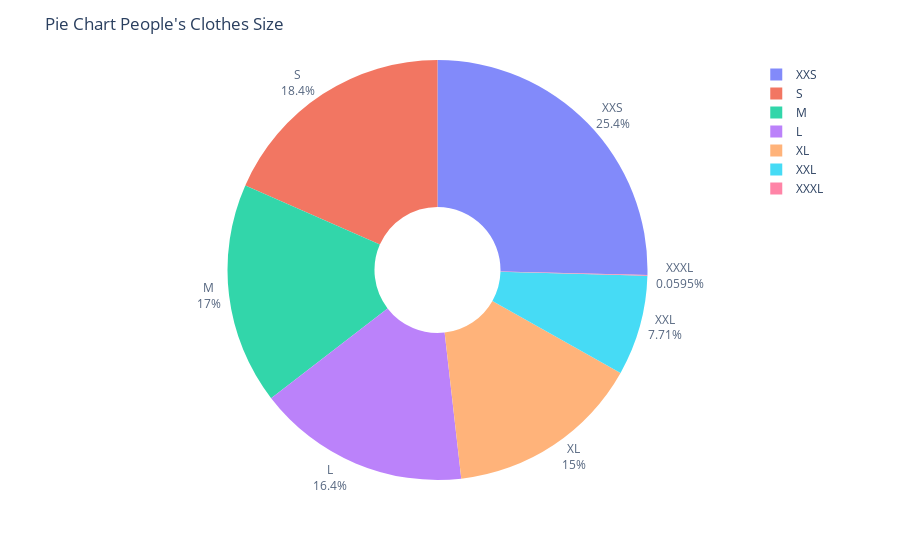

Notebook cell for this chart:
### Code cell
d_df = df["size"].value_counts().reset_index()
fig = px.pie(d_df, values="size", names=["XXS", "S", "M", "L", "XL", "XXL", "XXXL"], hole=0.3, opacity = 0.8, labels={"0" :"XXS","1":"S","2":"M","3":"L","4":"L","5":"XL","6":"XXL","7":"XXXL"})
fig.update_layout(title = dict(text = "Pie Chart People's Clothes Size"))
fig.update_traces(textposition = "outside", textinfo = "percent+label")
fig.show()

### Figure 1 — Plotly figure (JSON) as saved in the notebook; plotly's stock layout.template omitted (floating-point values rounded to 4 significant figures)
{"data": [{"domain": {"x": [0, 1], "y": [0, 1]}, "hole": 0.3, "hovertemplate": "label=%{label}<br>size=%{value}<extra></extra>", "labels": ["XXS", "S", "M", "L", "XL", "XXL", "XXXL"], "legendgroup": "", "name": "", "opacity": 0.8, "showlegend": true, "textinfo": "percent+label", "textposition": "outside", "type": "pie", "values": [29438, 21340, 19770, 18974, 17443, 8942, 69]}], "layout": {"legend": {"tracegroupgap": 0}, "margin": {"t": 60}, "title": {"text": "Pie Chart People's Clothes Size"}}}
